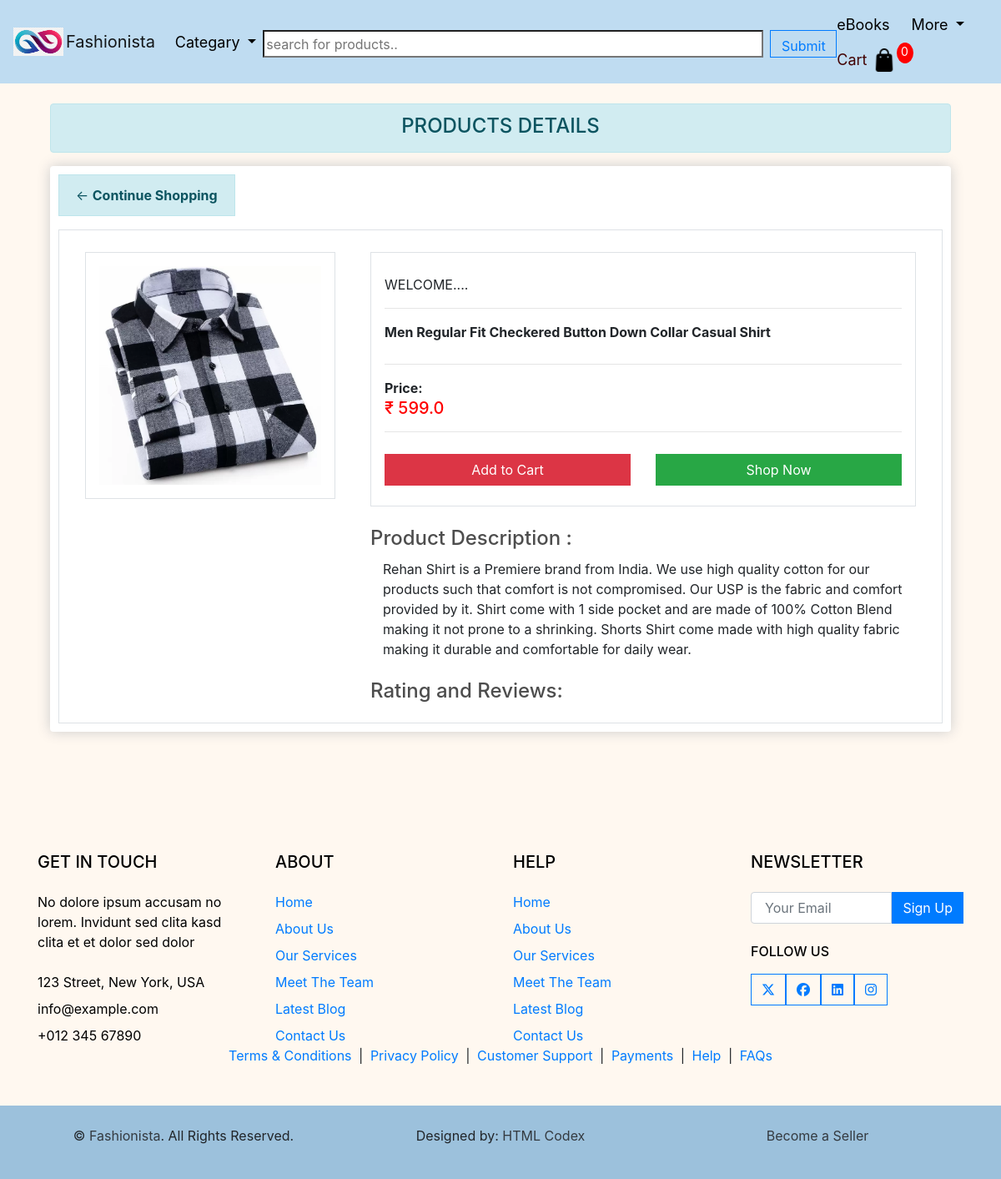
The page /product_detail/1 on the database its author committed.
### shop/models.py (models this page shows, shortened)
class Product(models.Model):
    name = models.CharField(max_length=200, null=True)
    type = (("M","Men"),("W","Women"),("K","Kids"),("B","Books"))
    cloth_type = models.CharField(max_length=30,choices=type,default="NA")
    price = models.DecimalField(max_digits=10,decimal_places=1)
    digital = models.BooleanField(default=False , null=True ,blank=False)
    image = models.ImageField(null=True ,blank=True)
    description = models.CharField(max_length=500, null=True)

### shop/views.py (the view)
# urls.py: path('product_detail/<int:pk>',views.product_detail,name='product_detail'),
def product_detail(request,pk):
    data = cartData(request)
    cartItems = data['cartItems']
    order = data['order']
    items = data['items']
    query = Product.objects.filter(id=pk)
    if query.exists() and query.count() == 1:
        instance = query.first()
    else:
        return Http404("Product data does not Exists")
    context = {'items':items , 'order':order ,'cartItems':cartItems,'data':instance}
    return render(request,'shop/view-detail.html',context)

### shop/utils.py (called while the page is built, shortened)
def cookieCart(request):
        try:
            cart = json.loads(request.COOKIES['cart'])
        except:
            cart = {}
        print('cart:',cart)
        items = []
        order = {'get_cart_total':0, 'get_cart_items':0 , 'shipping':False}
        cartItems = order['get_cart_items']
        return {'cartItems':cartItems,'order':order,'items':items}

def cartData(request):
    if request.user.is_authenticated:
        customer = request.user.customer
        order , created = Order.objects.get_or_create(customer=customer,complete=False)
        items = order.orderitem_set.all()
        cartItems = order.get_cart_items
    else:
        cookieData = cookieCart(request)
        cartItems = cookieData['cartItems']
        order = cookieData['order']
        items = cookieData['items']
    return{'cartItems':cartItems,'order':order,'items':items}

### shop/templates/shop/view-detail.html
{% extends 'shop/main.html' %}
{% load static %}
{% block content %}
<div class="container">
    <h4 class="text-center alert alert-info left-side-product-box pb-3">PRODUCTS DETAILS</h4>
    <div class="box-element">
        <a  class="btn btn-outline-dark alert alert-info"  href="{% url 'store' %}">&#x2190; <B>Continue Shopping</B></a>
    <br>
    <div class="col-lg-16 border p-3 main-section bg-white">
        <div class="row m-0">
            <div class="col-lg-4 left-side-product-box pb-3">
                <img src="{{ data.image.url }}" class="border p-3" width="300px;">
            </div>
            <div class="col-lg-8">
                <div class="right-side-pro-detail border p-3 m-0">
                    <div class="row">
                        <div class="col-lg-12">
                            <span>WELCOME....</span>
                            <hr>
                            <p class="m-0 p-0" ><b>{{ data.name }}</b></p>
                        </div>
                        <div class="col-lg-12"><hr>
                            <p class="m-0 p-0 price-pro"><b>Price:</b><h5 style="color: red;"> ₹ {{ data.price }}</h5></p>
                            <hr class="p-0 m-0">
                        </div>
                        <div class="col-lg-12 mt-3">
                            <div class="row">
                                <div class="col-lg-6 pb-2">
                                    <button data-product="{{data.id}}" data-action="add" class="btn btn-danger w-100 add-btn update-cart">Add to Cart</button>
                                </div>
                                <div class="col-lg-6">
                                    <a href="#" class="btn btn-success w-100">Shop Now</a>
                                </div>
                            </div>
                        </div>
                    </div>
                </div>
                <br>
                <h4>Product Description :</h4>
                <div class="col-lg-12">
                    <p class="m-0 p-0" >{{ data.description }}</p>
                </div>
                <br>
                <h4>Rating and Reviews:</h4>
            </div>
        </div>
    </div>
    </div>
</div>
{% endblock %}

### static/css/main.css (style rules this page uses)
body { background-color: hsl(0, 0%, 98%); }
h1,h2,h3,h4,h5,h6 { color:hsl(0, 0%, 30%); }
.box-element { box-shadow:hsl(0, 0%, 80%) 0 0 16px; background-color: #fff; border-radius: 4px; padding: 10px; }
.col-lg-4, .col-lg-6, .col-lg-8, .col-lg-12 { margin-top: 10px; }
.btn { border-radius: 0; }

### rows shown on the page
Product: image (picture), name "Men Regular Fit Checkered Button Down Collar Casual Shirt", price "599.0", description "Rehan Shirt is a Premiere brand from India. We use high quality cotton for our products such that comfort is not compromised. Our USP is the fabric and comfort provided by it. Shirt come with 1 side pocket and are made of 100% Cotton Blend making it not prone to a shrinking. Shorts Shirt come made with high quality fabric making it durable and comfortable for daily wear."

### other values the page prints
{{ cartItems }} "0"
